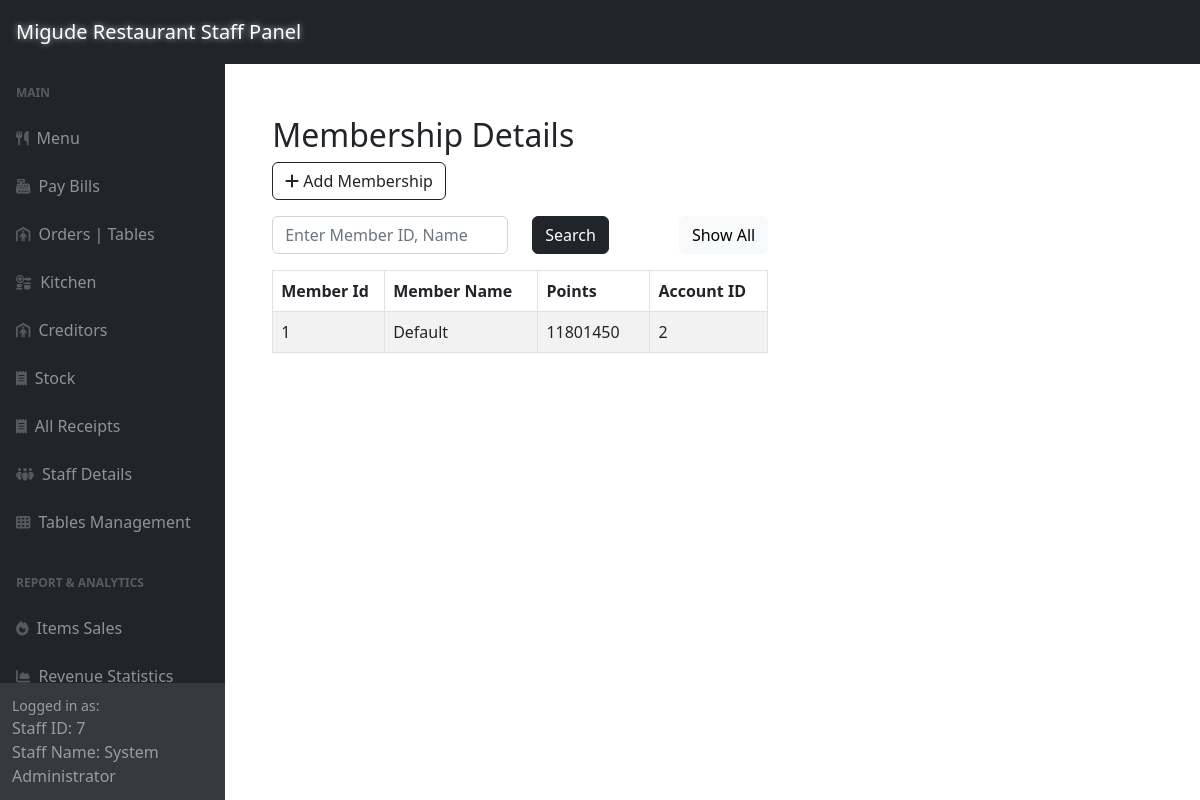
Page /adminSide/panel/customer-panel.php (signed in) on the committed database.
### tables this page shows
CREATE TABLE `memberships` (
  `member_id` int(11) NOT NULL,
  `member_name` varchar(255) DEFAULT NULL,
  `points` int(11) DEFAULT NULL,
  `account_id` int(11) DEFAULT NULL
);

### adminSide/panel/customer-panel.php (the view, shortened to what this page needs)
<?php include '../inc/dashHeader.php'; ?>
<div class="wrapper">
    <div class="container-fluid pt-5 pl-600">
        <div class="row">
            <div class="m-50">
                <div class="mt-5 mb-3">
                    <h2 class="pull-left">Membership Details</h2>
                    <a href="../customerCrud/createCust.php" class="btn btn-outline-dark"><i class="fa fa-plus"></i> Add Membership</a>
                </div>
                <div class="mb-3">
                    <form method="POST" action="#">
                        <div class="row">
                            <div class="col-md-6">
                                <input required type="text" id="search" name="search" class="form-control" placeholder="Enter Member ID, Name">
                            </div>
                            <div class="col-md-3">
                                <button type="submit" class="btn btn-dark">Search</button>
                            </div>
                            <div class="col" style="text-align: right;" >
                                <a href="customer-panel.php" class="btn btn-light">Show All</a>
                            </div>
                        </div>
                    </form>
                </div>
                <?php
                require_once "../config.php";
                if (isset($_POST['search'])) {
                    if (!empty($_POST['search'])) {
                        $search = $_POST['search'];
                        $sql = "SELECT * FROM memberships WHERE member_name LIKE '%$search%' OR member_id = '$search'ORDER BY member_id";
                    } else {
                        $sql = "SELECT * FROM memberships ORDER BY member_id";
                    }
                } else {
                     $sql = "SELECT * FROM memberships ORDER BY member_id";
                }
                if ($result = mysqli_query($link, $sql)) {
                    if (mysqli_num_rows($result) > 0) {
                        echo '<table class="table table-bordered table-striped">';
                        echo "<thead>";
                        echo "<tr>";
                        echo "<th style='width:7em;'>Member Id</th>";
                        echo "<th>Member Name</th>";
                        echo "<th style='width:7em;'>Points</th>";
                        echo "<th>Account ID</th>";
                        echo "</tr>";
                        echo "</thead>";
                        echo "<tbody>";
                        while ($row = mysqli_fetch_array($result)) {
                            echo "<tr>";
                            echo "<td>" . $row['member_id'] . "</td>";
                            echo "<td>" . $row['member_name'] . "</td>";
                            echo "<td>" . $row['points'] . "</td>";
                            echo "<td>" . $row['account_id'] . "</td>";
                            echo "</tr>";
                        }
                        echo "</tbody>";
                        echo "</table>";
                    } else {
                        echo '<div class="alert alert-danger"><em>No records were found.</em></div>';
                    }
                } else {
                    echo "Oops! Something went wrong. Please try again later.";
                }
                ?>
            </div>
        </div>
    </div>
</div>
<?php include '../inc/dashFooter.php'; ?>

### adminSide/inc/dashHeader.php (style rules this page uses)
html, body { overflow-x: hidden; width: 100%; }
.container, .container-fluid { max-width: 100%; }

### adminSide/panel/customer-panel.php (style rules this page uses)
.wrapper { width: 60%; padding-left: 200px; padding-top: 20px }

### rows in the picture
memberships: member_id "1", member_name "Default", points "11801450", account "2"

### other values in the picture
$_SESSION['logged_account_id'] "7"
$_SESSION['logged_staff_name'] "System Administrator"
